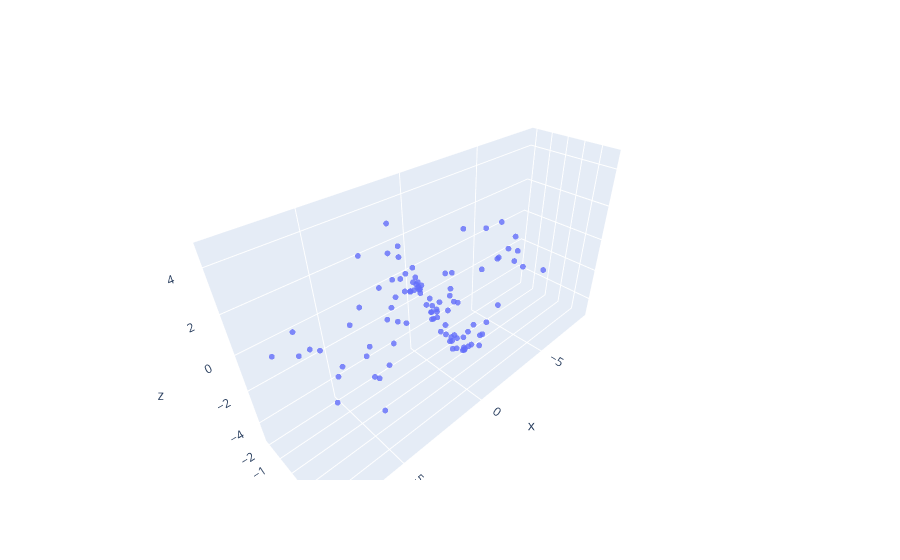

Notebook cell for this chart:
### Code cell
scatter_trace = go.Scatter3d(x = x,
                             y = y,
                             z = z,
                             mode = "markers",
                             marker = {"size": 2,
                                       "opacity": 0.8})

fig_scatter3d = go.Figure(data = [scatter_trace])
fig_scatter3d.show()
